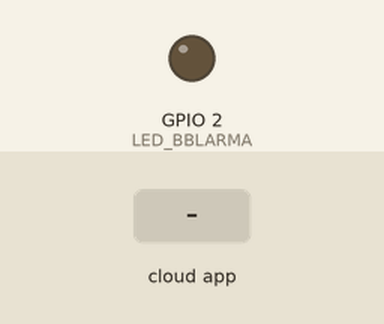
Bench run of a sketch on a simulated ESP8266 (NodeMCU). Parts: output pins drawn as LEDs (lit = HIGH). The test bench sets the inputs (shaded band). WiFi joins after 1.5 s; servers stay silent unless stated; what the sketch prints to the serial monitor is not drawn.

Above: at 2.7 s.
2.8 s: the phone or cloud app sets BBLARMA to 1
At 5.2 s:
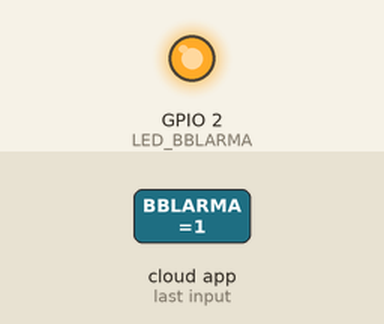
5.8 s: the phone or cloud app sets BBLARMA to 0
At 7.0 s:
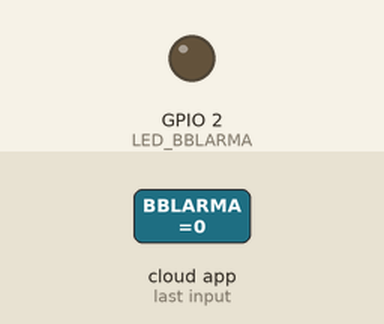
Timing chart, 0 to 8.8 s (numbered marks = the images above; inputs shaded):
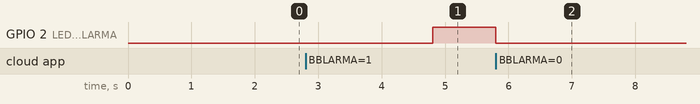

The sketch:

bblarma.ino
```cpp
#include <Arduino.h>
#ifdef ESP32
    #include <WiFi.h>
#else
    #include <ESP8266WiFi.h>
#endif
#include "fauxmoESP.h"

// Rename the credentials.sample.h file to credentials.h and
// edit it according to your router configuration
#include "credentials.h"

fauxmoESP fauxmo;

static bool alarm = false;
static boolean blinki = false;

// -----------------------------------------------------------------------------

#define SERIAL_BAUDRATE     115200
#define LED_BBLARMA         2
#define ID_BBLARMA          "BBLARMA"


// -----------------------------------------------------------------------------

// -----------------------------------------------------------------------------
// Wifi
// -----------------------------------------------------------------------------

void wifiSetup() {

    // Set WIFI module to STA mode
    WiFi.mode(WIFI_STA);

    // Connect
    Serial.printf("[WIFI] Connecting to %s ", WIFI_SSID);
    WiFi.begin(WIFI_SSID, WIFI_PASS);

    // Wait
    while (WiFi.status() != WL_CONNECTED) {
        Serial.print(".");
        delay(100);
    }
    Serial.println();

    // Connected!
    Serial.printf("[WIFI] STATION Mode, SSID: %s, IP address: %s\n", WiFi.SSID().c_str(), WiFi.localIP().toString().c_str());

}

void setup() {

    // Init serial port and clean garbage
    Serial.begin(SERIAL_BAUDRATE);
    Serial.println();
    Serial.println();

    // LEDs
    pinMode(LED_BBLARMA, OUTPUT);
    digitalWrite(LED_BBLARMA, LOW);

    // Wifi
    wifiSetup();

    // By default, fauxmoESP creates it's own webserver on the defined port
    // The TCP port must be 80 for gen3 devices (default is 1901)
    // This has to be done before the call to enable()
    fauxmo.createServer(true); // not needed, this is the default value
    fauxmo.setPort(80); // This is required for gen3 devices

    // You have to call enable(true) once you have a WiFi connection
    // You can enable or disable the library at any moment
    // Disabling it will prevent the devices from being discovered and switched
    fauxmo.enable(true);

    // You can use different ways to invoke alexa to modify the devices state:
    // "Alexa, turn yellow lamp on"
    // "Alexa, turn on yellow lamp
    // "Alexa, set yellow lamp to fifty" (50 means 50% of brightness, note, this example does not use this functionality)

    // Add virtual devices
    fauxmo.addDevice(ID_BBLARMA);

    fauxmo.onSetState([](unsigned char device_id, const char * device_name, bool state, unsigned char value) {

        // Callback when a command from Alexa is received.
        // You can use device_id or device_name to choose the element to perform an action onto (relay, LED,...)
        // State is a boolean (ON/OFF) and value a number from 0 to 255 (if you say "set kitchen light to 50%" you will receive a 128 here).
        // Just remember not to delay too much here, this is a callback, exit as soon as possible.
        // If you have to do something more involved here set a flag and process it in your main loop.

        Serial.printf("[MAIN] Device #%d (%s) state: %s value: %d\n", device_id, device_name, state ? "ON" : "OFF", value);

        // Checking for device_id is simpler if you are certain about the order they are loaded and it does not change.
        // Otherwise comparing the device_name is safer.

        if (strcmp(device_name, ID_BBLARMA)==0) {
            alarm = state;
            if (!alarm) {
                digitalWrite(LED_BBLARMA, LOW);
                blinki = false;
            }
        }

    });

}

void loop() {

    // fauxmoESP uses an async TCP server but a sync UDP server
    // Therefore, we have to manually poll for UDP packets
    fauxmo.handle();

    // This is a sample code to output free heap every 5 seconds
    // This is a cheap way to detect memory leaks
    static unsigned long last = millis();
    if (millis() - last > 5000) {
        last = millis();
        Serial.printf("[MAIN] Free heap: %d bytes\n", ESP.getFreeHeap());
    }

    if (alarm) {
    	static unsigned long lasto = millis();
        if (millis() - lasto > 1000) {
            lasto = millis();
            digitalWrite(LED_BBLARMA, blinki ? HIGH : LOW);
            blinki = !blinki;
        }
    }

    // If your device state is changed by any other means (MQTT, physical button,...)
    // you can instruct the library to report the new state to Alexa on next request:
    // fauxmo.setState(ID_YELLOW, true, 255);

}
```

credentials.sample.h
```cpp
#define WIFI_SSID "..."
#define WIFI_PASS "..."
```

Measured:
- after the input at 2.8 s, GPIO 2 (LED_BBLARMA): LOW → HIGH after 2.0 s
- after the input at 5.8 s, GPIO 2 (LED_BBLARMA): goes on until 5.8 s, then stays LOW
